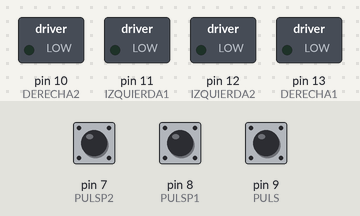
Simulated run of this sketch. Board: Arduino Uno, built with avr-gcc and run on an emulated ATmega328P. Parts: switched loads named in the sketch (green lamp = pin HIGH). The test bench sets the inputs (shaded band); at power-on: pin 9 (PULS) LOW, pin 7 (PULSP2) LOW, pin 8 (PULSP1) LOW.

Above: at 1.2 s.
1.3 s: pin 9 (PULS) pulled HIGH for 0.15 s
At 2.1 s:
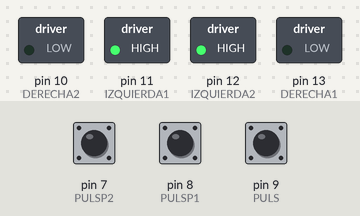
2.9 s: pin 9 (PULS) pulled HIGH for 1 s
At 4.7 s:
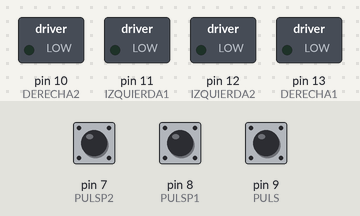
5.4 s: pin 9 (PULS) pulled HIGH for 0.15 s
At 6.6 s:
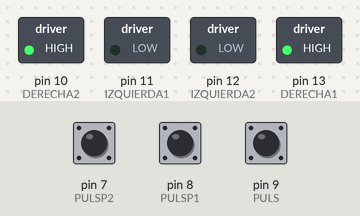
7.0 s: pin 9 (PULS) pulled HIGH for 3.2 s
At 10.6 s:
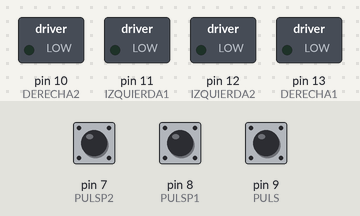
Timing chart, 0 to 12.1 s (numbered marks = the images above; inputs shaded):
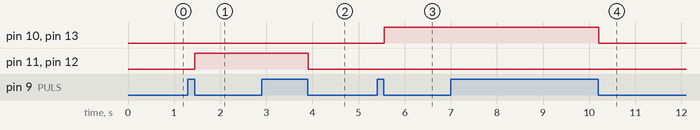

The sketch:

puenteh.ino
```cpp
/*
Esta practica consiste na simulación de unha xanela de carro.
En diferenza ca primeira practica aqui ao volver a pulsar o pulsador,
pasara por paro os motores antes de encenderse o outro, teñendo que vovler
a pulsar o boton para arrancarlo.
Tamen se añade dous finales de carrera para os sentidos.
*/

#define PULS 9
#define PULSP1 8
#define PULSP2 7
#define DERECHA1 13
#define IZQUIERDA2 12
#define IZQUIERDA1 11
#define DERECHA2 10

bool acciona = 0; // variable para cuando se pulsa el botón de funcionamiento
bool paro1 = 0;   // variable para cuando se acciona el final de carrera abajo
bool paro2 = 0;   // variable para cuando se acciona el final de carrera arriba
int estado = 1;   // variable de estado de funcionamiento
unsigned long tiempoCambio = 0;  // variable para almacenar el tiempo en que cambió el estado

void setup() {
  pinMode(PULS, INPUT);
  pinMode(PULSP1, INPUT);
  pinMode(PULSP2, INPUT);
  pinMode(DERECHA1, OUTPUT);
  pinMode(DERECHA2, OUTPUT);
  pinMode(IZQUIERDA1, OUTPUT);
  pinMode(IZQUIERDA2, OUTPUT);
}

void loop() {
  acciona = digitalRead(PULS);
  paro1 = digitalRead(PULSP1);
  paro2 = digitalRead(PULSP2);
  delay(20);

  // Cambio de estado con el botón
  if (acciona) {
    estado = (estado + 1) % 4;  // Se cambia al siguiente estado
    tiempoCambio = millis();    // Guardamos el tiempo cuando se cambia el estado
    while (digitalRead(PULS)) {
      delay(10);
    }
  }

  // Detener el movimiento cuando se activa un final de carrera
  if (paro1 && estado == 2) { // Final de carrera inferior
    estado = 3;
  }
  if (paro2 && estado == 0) { // Final de carrera superior
    estado = 1;
  }

  // Comprobamos si han pasado 10 segundos desde el último cambio de estado
  if ((millis() - tiempoCambio) >= 10000) { // 10 segundos en milisegundos
    if (estado == 0) { // Estado de subida
      estado = 1; // Cambiar a detenido
      tiempoCambio = millis();  // Reiniciamos el temporizador
    }
    else if (estado == 2) { // Estado de bajada
      estado = 3; // Cambiar a detenido
      tiempoCambio = millis();  // Reiniciamos el temporizador
    }
  }

  // Control de motores según el estado
  if (estado == 0) { // Subir
    digitalWrite(DERECHA1, HIGH);
    digitalWrite(DERECHA2, HIGH);
    digitalWrite(IZQUIERDA1, LOW);
    digitalWrite(IZQUIERDA2, LOW);
  }

  if (estado == 1 || estado == 3) { // Detener
    digitalWrite(DERECHA1, LOW);
    digitalWrite(DERECHA2, LOW);
    digitalWrite(IZQUIERDA1, LOW);
    digitalWrite(IZQUIERDA2, LOW);
  }

  if (estado == 2) { // Bajar
    digitalWrite(DERECHA1, LOW);
    digitalWrite(DERECHA2, LOW);
    digitalWrite(IZQUIERDA1, HIGH);
    digitalWrite(IZQUIERDA2, HIGH);
  }
}
```

Measured:
- after the input at 1.3 s, pin 11 (IZQUIERDA1), pin 12 (IZQUIERDA2): LOW → HIGH after 0.15 s
- after the input at 2.9 s, pin 11 (IZQUIERDA1), pin 12 (IZQUIERDA2): HIGH → LOW after 1.0 s
- after the input at 5.4 s, pin 10 (DERECHA2), pin 13 (DERECHA1): LOW → HIGH after 0.16 s
- after the input at 7.0 s, pin 10 (DERECHA2), pin 13 (DERECHA1): HIGH → LOW after 3.2 s
